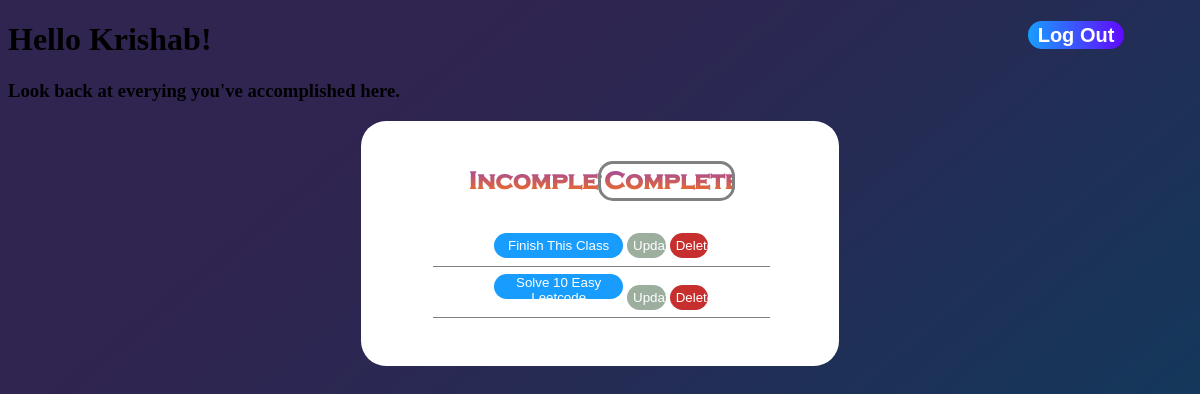
The app's page /completed/ (signed in), older data.
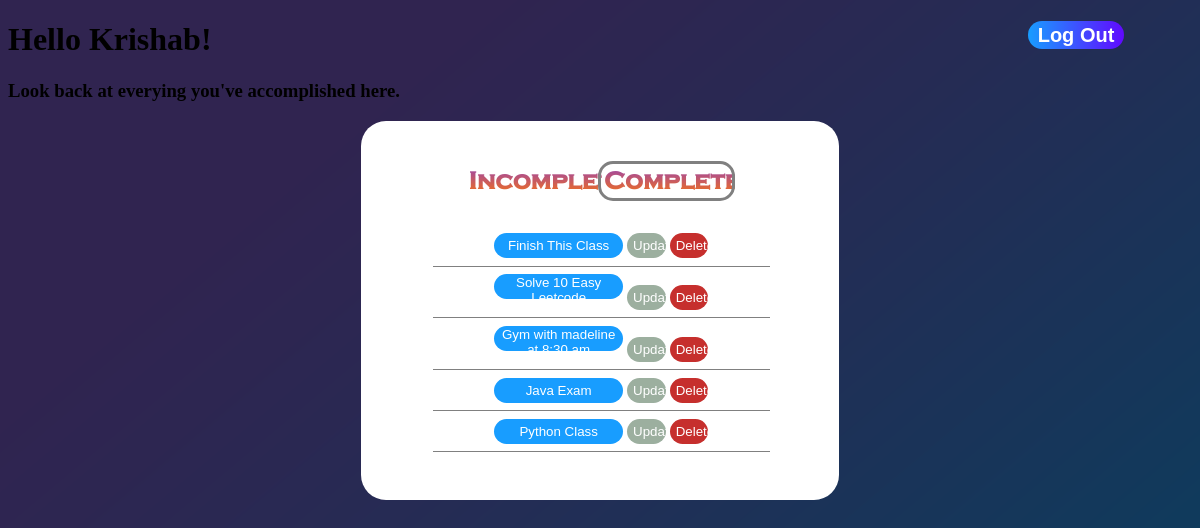
The same page, newer data.
### main/models.py (models this page shows, shortened)
class Task(models.Model):
    title = models.CharField(max_length=50)
    description = models.TextField(max_length=175,  blank = True)
    completion = models.BooleanField(default=False)
    date_created = models.DateTimeField(default = timezone.now)
    author = models.ForeignKey(User, on_delete = models.CASCADE)

### main/views.py (the view)
# urls.py: path("completed/", login_required(views.CompletedView.as_view()), name = "completed"),
class CompletedView(ListView):
    model = Task
    template_name = "main/Completed.html"
    context_object_name = "tasks"
    ordering = ['date_created']
    def get_queryset(self):
        base = super().get_queryset()
        data = base.filter(author = self.request.user, completion = True)
        return data

### main/templates/main/Completed.html
{% extends 'main/base.html' %} {% load static %} {% block css %}<link
  rel="stylesheet"
  href="{% static 'main/main.css' %}"
/>{% endblock css %} {% block content %}
<div>
  <div>
    <a href="{% url 'logout' %}"><button class = "logout-button">Log Out</button></a>
  </div>
  <div>
    <h1>Hello {{user.first_name}}!</h1>
    <h3>Look back at everying you've accomplished here.</h3>
  </div>
  <div class="completed-main-panel">
    <div>
      <a href="{% url 'incompleted' %}"
        ><button class="incomplete-button">Incomplete</button></a
      ><a href="{% url 'completed' %}"
        ><button class="completed-button-active">Completed</button></a
      >
    </div>
    <div>
      <ul>
        {% for task in tasks %}
        <li class="task-list">
          <a href="{% url 'taskDetail' pk=task.pk%}"
            ><button class="task-detail">{{task.title}}</button></a
          >
          <a href="{% url 'taskUpdate' pk=task.pk%}"
            ><button class="update-button">Update</button></a
          >
          <a href="{% url 'taskDelete' pk=task.pk%}"
            ><button class="delete-button">Delete</button></a
          >
        </li>
        {% endfor %}
      </ul>
    </div>
  </div>
</div>
{% endblock content %}

Row changes from the older to the newer data that the page shows:
now on this page (row edited): Task: title "Gym with madeline at 8:30 am"
now on this page (row edited): Task: title "Java Exam"
now on this page (row edited): Task: title "Python Class"
